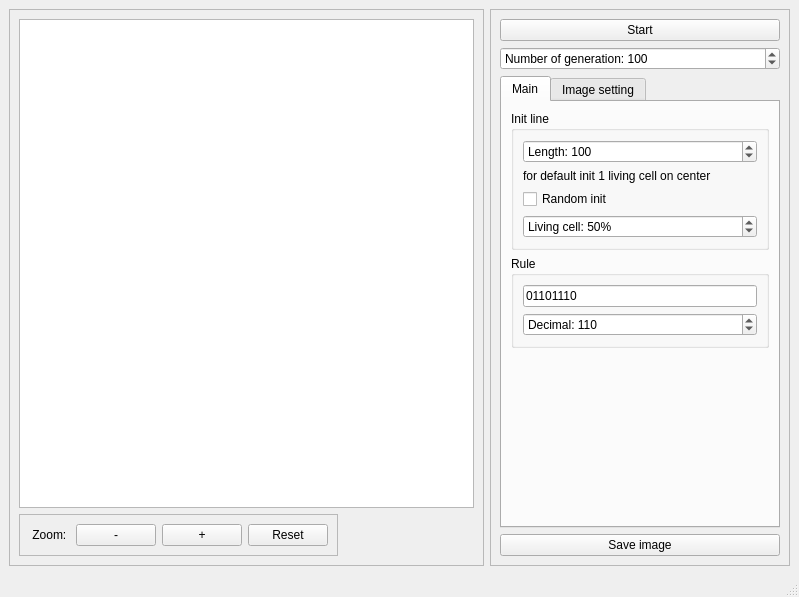
<?xml version="1.0" encoding="UTF-8"?>
<ui version="4.0">
 <class>MainWindow</class>
 <widget class="QMainWindow" name="MainWindow">
  <property name="geometry">
   <rect>
    <x>0</x>
    <y>0</y>
    <width>799</width>
    <height>597</height>
   </rect>
  </property>
  <property name="windowTitle">
   <string>Elementary Cellular Automaton</string>
  </property>
  <widget class="QWidget" name="centralwidget">
   <property name="sizePolicy">
    <sizepolicy hsizetype="Preferred" vsizetype="Preferred">
     <horstretch>0</horstretch>
     <verstretch>0</verstretch>
    </sizepolicy>
   </property>
   <layout class="QHBoxLayout" name="horizontalLayout">
    <item>
     <widget class="QFrame" name="frame_2">
      <property name="sizePolicy">
       <sizepolicy hsizetype="Preferred" vsizetype="Preferred">
        <horstretch>0</horstretch>
        <verstretch>0</verstretch>
       </sizepolicy>
      </property>
      <property name="frameShape">
       <enum>QFrame::StyledPanel</enum>
      </property>
      <property name="frameShadow">
       <enum>QFrame::Raised</enum>
      </property>
      <layout class="QVBoxLayout" name="verticalLayout_5">
       <item>
        <widget class="QGraphicsView" name="graphicsView">
         <property name="sizePolicy">
          <sizepolicy hsizetype="Preferred" vsizetype="Preferred">
           <horstretch>0</horstretch>
           <verstretch>0</verstretch>
          </sizepolicy>
         </property>
         <property name="verticalScrollBarPolicy">
          <enum>Qt::ScrollBarAsNeeded</enum>
         </property>
         <property name="horizontalScrollBarPolicy">
          <enum>Qt::ScrollBarAsNeeded</enum>
         </property>
         <property name="sizeAdjustPolicy">
          <enum>QAbstractScrollArea::AdjustIgnored</enum>
         </property>
         <property name="dragMode">
          <enum>QGraphicsView::ScrollHandDrag</enum>
         </property>
        </widget>
       </item>
       <item>
        <widget class="QFrame" name="frame_3">
         <property name="sizePolicy">
          <sizepolicy hsizetype="Maximum" vsizetype="Maximum">
           <horstretch>0</horstretch>
           <verstretch>0</verstretch>
          </sizepolicy>
         </property>
         <property name="frameShape">
          <enum>QFrame::StyledPanel</enum>
         </property>
         <property name="frameShadow">
          <enum>QFrame::Raised</enum>
         </property>
         <layout class="QHBoxLayout" name="horizontalLayout_2">
          <item>
           <widget class="QLabel" name="label_zoom">
            <property name="text">
             <string> Zoom: </string>
            </property>
           </widget>
          </item>
          <item>
           <widget class="QPushButton" name="pushButton_zoomMinus">
            <property name="text">
             <string>-</string>
            </property>
           </widget>
          </item>
          <item>
           <widget class="QPushButton" name="pushButton_zoomPlus">
            <property name="text">
             <string>+</string>
            </property>
           </widget>
          </item>
          <item>
           <widget class="QPushButton" name="pushButton_zoomReset">
            <property name="text">
             <string>Reset</string>
            </property>
           </widget>
          </item>
         </layout>
        </widget>
       </item>
      </layout>
     </widget>
    </item>
    <item>
     <widget class="QFrame" name="frame">
      <property name="sizePolicy">
       <sizepolicy hsizetype="Maximum" vsizetype="Preferred">
        <horstretch>0</horstretch>
        <verstretch>0</verstretch>
       </sizepolicy>
      </property>
      <property name="maximumSize">
       <size>
        <width>300</width>
        <height>16777215</height>
       </size>
      </property>
      <property name="frameShape">
       <enum>QFrame::StyledPanel</enum>
      </property>
      <property name="frameShadow">
       <enum>QFrame::Raised</enum>
      </property>
      <layout class="QVBoxLayout" name="verticalLayout">
       <item>
        <widget class="QPushButton" name="pushButton_start">
         <property name="text">
          <string>Start</string>
         </property>
        </widget>
       </item>
       <item>
        <widget class="QSpinBox" name="spinBox_numGens">
         <property name="prefix">
          <string>Number of generation: </string>
         </property>
         <property name="maximum">
          <number>99999</number>
         </property>
         <property name="value">
          <number>100</number>
         </property>
        </widget>
       </item>
       <item>
        <widget class="QTabWidget" name="tabWidget">
         <property name="sizePolicy">
          <sizepolicy hsizetype="Preferred" vsizetype="Preferred">
           <horstretch>0</horstretch>
           <verstretch>0</verstretch>
          </sizepolicy>
         </property>
         <property name="currentIndex">
          <number>0</number>
         </property>
         <widget class="QWidget" name="tab">
          <property name="sizePolicy">
           <sizepolicy hsizetype="Preferred" vsizetype="Preferred">
            <horstretch>0</horstretch>
            <verstretch>0</verstretch>
           </sizepolicy>
          </property>
          <attribute name="title">
           <string>Main</string>
          </attribute>
          <layout class="QVBoxLayout" name="verticalLayout_2">
           <item>
            <widget class="QGroupBox" name="groupBox_initLine">
             <property name="title">
              <string>Init line</string>
             </property>
             <layout class="QVBoxLayout" name="verticalLayout_4">
              <item>
               <widget class="QSpinBox" name="spinBox_lineLength">
                <property name="prefix">
                 <string>Length: </string>
                </property>
                <property name="minimum">
                 <number>3</number>
                </property>
                <property name="maximum">
                 <number>1000</number>
                </property>
                <property name="value">
                 <number>100</number>
                </property>
               </widget>
              </item>
              <item>
               <widget class="QLabel" name="label">
                <property name="text">
                 <string>for default init 1 living cell on center</string>
                </property>
                <property name="scaledContents">
                 <bool>false</bool>
                </property>
                <property name="wordWrap">
                 <bool>true</bool>
                </property>
               </widget>
              </item>
              <item>
               <widget class="QCheckBox" name="checkBox_initRandom">
                <property name="text">
                 <string>Random init</string>
                </property>
               </widget>
              </item>
              <item>
               <widget class="QSpinBox" name="spinBox_initLivingProcent">
                <property name="suffix">
                 <string>%</string>
                </property>
                <property name="prefix">
                 <string>Living cell: </string>
                </property>
                <property name="maximum">
                 <number>100</number>
                </property>
                <property name="value">
                 <number>50</number>
                </property>
               </widget>
              </item>
             </layout>
            </widget>
           </item>
           <item>
            <widget class="QGroupBox" name="groupBox_rule">
             <property name="sizePolicy">
              <sizepolicy hsizetype="Preferred" vsizetype="Preferred">
               <horstretch>0</horstretch>
               <verstretch>0</verstretch>
              </sizepolicy>
             </property>
             <property name="title">
              <string>Rule</string>
             </property>
             <layout class="QVBoxLayout" name="verticalLayout_3">
              <item>
               <widget class="QLineEdit" name="lineEdit_ruleBin">
                <property name="sizePolicy">
                 <sizepolicy hsizetype="Preferred" vsizetype="Fixed">
                  <horstretch>0</horstretch>
                  <verstretch>0</verstretch>
                 </sizepolicy>
                </property>
                <property name="inputMask">
                 <string>BBBBBBBB;_</string>
                </property>
                <property name="text">
                 <string>01101110</string>
                </property>
                <property name="cursorPosition">
                 <number>8</number>
                </property>
                <property name="readOnly">
                 <bool>false</bool>
                </property>
               </widget>
              </item>
              <item>
               <widget class="QSpinBox" name="spinBox_ruleDec">
                <property name="sizePolicy">
                 <sizepolicy hsizetype="Minimum" vsizetype="Fixed">
                  <horstretch>0</horstretch>
                  <verstretch>0</verstretch>
                 </sizepolicy>
                </property>
                <property name="prefix">
                 <string>Decimal: </string>
                </property>
                <property name="maximum">
                 <number>255</number>
                </property>
                <property name="value">
                 <number>110</number>
                </property>
               </widget>
              </item>
             </layout>
            </widget>
           </item>
           <item>
            <spacer name="verticalSpacer">
             <property name="orientation">
              <enum>Qt::Vertical</enum>
             </property>
             <property name="sizeHint" stdset="0">
              <size>
               <width>20</width>
               <height>40</height>
              </size>
             </property>
            </spacer>
           </item>
          </layout>
         </widget>
         <widget class="QWidget" name="tab_2">
          <property name="sizePolicy">
           <sizepolicy hsizetype="Preferred" vsizetype="Preferred">
            <horstretch>0</horstretch>
            <verstretch>0</verstretch>
           </sizepolicy>
          </property>
          <attribute name="title">
           <string>Image setting</string>
          </attribute>
          <layout class="QVBoxLayout" name="verticalLayout_6">
           <item>
            <widget class="QGroupBox" name="groupBox_color">
             <property name="sizePolicy">
              <sizepolicy hsizetype="Preferred" vsizetype="Maximum">
               <horstretch>0</horstretch>
               <verstretch>0</verstretch>
              </sizepolicy>
             </property>
             <property name="title">
              <string>Color setting</string>
             </property>
             <layout class="QFormLayout" name="formLayout">
              <item row="0" column="0">
               <widget class="QLabel" name="label_2">
                <property name="sizePolicy">
                 <sizepolicy hsizetype="Preferred" vsizetype="Preferred">
                  <horstretch>0</horstretch>
                  <verstretch>0</verstretch>
                 </sizepolicy>
                </property>
                <property name="text">
                 <string>Living cell: </string>
                </property>
               </widget>
              </item>
              <item row="0" column="1">
               <widget class="QPushButton" name="pushButton_changeColorAlive">
                <property name="text">
                 <string>Change color</string>
                </property>
               </widget>
              </item>
              <item row="1" column="0">
               <widget class="QLabel" name="label_3">
                <property name="text">
                 <string>Dead cell: </string>
                </property>
               </widget>
              </item>
              <item row="1" column="1">
               <widget class="QPushButton" name="pushButton_changeColorDead">
                <property name="text">
                 <string>Change color</string>
                </property>
               </widget>
              </item>
              <item row="2" column="0">
               <widget class="QLabel" name="label_4">
                <property name="sizePolicy">
                 <sizepolicy hsizetype="Preferred" vsizetype="Preferred">
                  <horstretch>0</horstretch>
                  <verstretch>0</verstretch>
                 </sizepolicy>
                </property>
                <property name="text">
                 <string>Background: </string>
                </property>
               </widget>
              </item>
              <item row="2" column="1">
               <widget class="QPushButton" name="pushButton_changeColorBackground">
                <property name="text">
                 <string>Change color</string>
                </property>
               </widget>
              </item>
             </layout>
            </widget>
           </item>
           <item>
            <widget class="QGroupBox" name="groupBox_size">
             <property name="sizePolicy">
              <sizepolicy hsizetype="Preferred" vsizetype="Maximum">
               <horstretch>0</horstretch>
               <verstretch>0</verstretch>
              </sizepolicy>
             </property>
             <property name="title">
              <string>Size setting</string>
             </property>
             <layout class="QFormLayout" name="formLayout_2">
              <item row="0" column="0">
               <widget class="QLabel" name="label_5">
                <property name="text">
                 <string>Cell length: </string>
                </property>
               </widget>
              </item>
              <item row="0" column="1">
               <widget class="QSpinBox" name="spinBox_sizeCell_x">
                <property name="suffix">
                 <string> pixel</string>
                </property>
                <property name="minimum">
                 <number>1</number>
                </property>
                <property name="value">
                 <number>4</number>
                </property>
               </widget>
              </item>
              <item row="1" column="0">
               <widget class="QLabel" name="label_6">
                <property name="text">
                 <string>Cell height: </string>
                </property>
               </widget>
              </item>
              <item row="1" column="1">
               <widget class="QSpinBox" name="spinBox_sizeCell_y">
                <property name="suffix">
                 <string> pixel</string>
                </property>
                <property name="minimum">
                 <number>1</number>
                </property>
                <property name="value">
                 <number>4</number>
                </property>
               </widget>
              </item>
             </layout>
            </widget>
           </item>
           <item>
            <spacer name="verticalSpacer_2">
             <property name="orientation">
              <enum>Qt::Vertical</enum>
             </property>
             <property name="sizeHint" stdset="0">
              <size>
               <width>20</width>
               <height>40</height>
              </size>
             </property>
            </spacer>
           </item>
          </layout>
         </widget>
        </widget>
       </item>
       <item>
        <widget class="QPushButton" name="pushButton_saveImage">
         <property name="text">
          <string>Save image</string>
         </property>
        </widget>
       </item>
      </layout>
     </widget>
    </item>
   </layout>
  </widget>
  <widget class="QMenuBar" name="menubar">
   <property name="geometry">
    <rect>
     <x>0</x>
     <y>0</y>
     <width>799</width>
     <height>26</height>
    </rect>
   </property>
  </widget>
  <widget class="QStatusBar" name="statusbar"/>
 </widget>
 <resources/>
 <connections/>
</ui>
